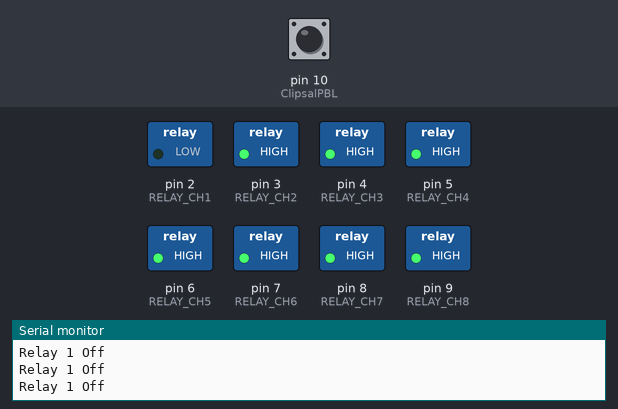
A sketch run on a simulated Arduino Uno, built for the host (arithmetic inside an expression is 32-bit, double 64-bit). On the bench: switched loads named in the sketch (green lamp = pin HIGH), the last lines printed to the serial monitor. Dashed ring = blinking. The inputs (shaded band) are chosen by the test bench; at power-on: pin 10 (ClipsalPBL) LOW. WiFi joins after 1.5 s; servers stay silent unless stated.

Above: at 1.2 s.
1.3 s: pin 10 (ClipsalPBL) driven HIGH
At 2.0 s:
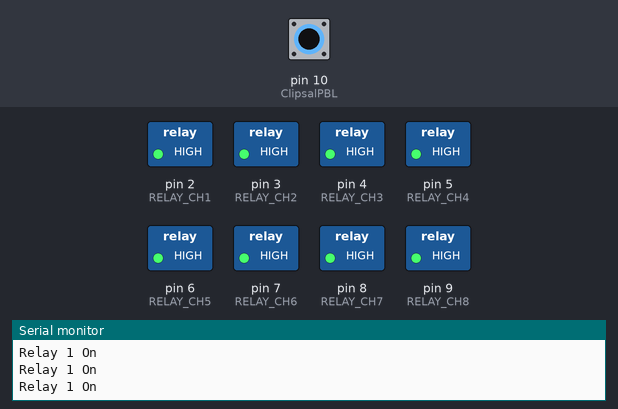
2.8 s: pin 10 (ClipsalPBL) driven LOW
At 4.2 s:
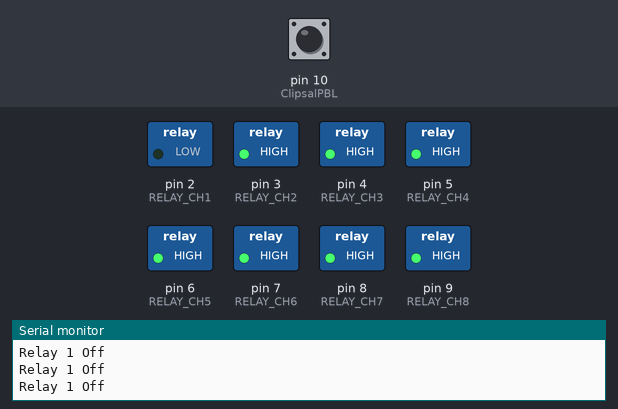
5.8 s: pin 10 (ClipsalPBL) pulsed HIGH 2 times (0.12 s each, 0.3 s apart)
At 5.91 s:
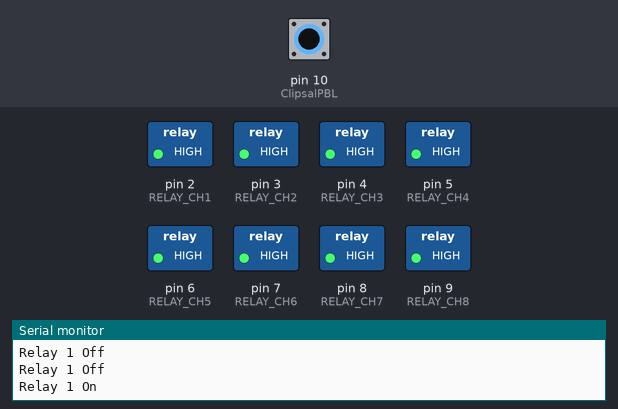
9.4 s: pin 10 (ClipsalPBL) pulsed HIGH 5 times (0.12 s each, 0.3 s apart)
At 11.0 s:
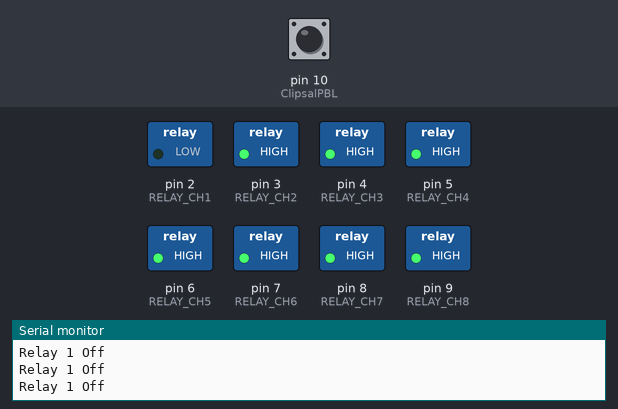
Timing chart, 0 to 12.5 s (numbered marks = the images above; inputs shaded):
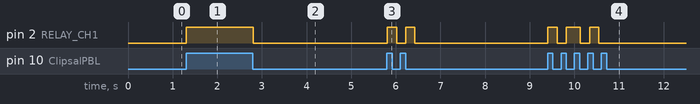

Measured:
- after the input at 1.3 s, pin 2 (RELAY_CH1): LOW → HIGH at once
- after the input at 2.8 s, pin 2 (RELAY_CH1): HIGH → LOW at once
- after the input at 5.8 s, pin 2 (RELAY_CH1): alternates HIGH for 0.21 s and LOW for 0.20 s, 4 changes in all, then stays LOW, starting at once
- after the input at 9.4 s, pin 2 (RELAY_CH1): goes HIGH 0.21 s, LOW 0.20 s, HIGH 0.31 s, LOW 0.21 s, HIGH 0.20 s, then LOW, starting at once

The sketch:

GarageDoorShed.ino
```cpp
//Switch - Clipsal
const int ClipsalPBL = 10;     // the number of the pushbutton pin
int buttonState = 0;
int VarHomvisionRollerShedDoor1 = 0;

#include <SPI.h>
#include <Ethernet.h>

// Enter a MAC address and IP address for your controller below.
// The IP address will be dependent on your local network:
byte mac[] = { 0xAE, 0xFE, 0xDE, 0xEF, 0xFD, 0xFD };


byte gateway[] = { 10, 0, 0, 1 }; //               <------- PUT YOUR ROUTERS IP Address to which your shield is connected Here
byte subnet[] = { 255, 255, 255, 0 }; //                <------- It will be as it is in most of the cases
IPAddress ip(10,0,0,49);

// Initialize the Ethernet server library
// with the IP address and port you want to use
// (port 80 is default for HTTP):
EthernetServer server(80);


#define RELAY_CH1  2
#define RELAY_CH2  3
#define RELAY_CH3  4
#define RELAY_CH4  5
#define RELAY_CH5  6
#define RELAY_CH6  7
#define RELAY_CH7  8
#define RELAY_CH8  9

String readString;

void setup() {

   // initialize the pushbutton pin as an input:
        pinMode(ClipsalPBL, INPUT);

        pinMode(RELAY_CH1, OUTPUT);
   digitalWrite(RELAY_CH1, HIGH);  // switch on LED1

        pinMode(RELAY_CH2, OUTPUT);
  digitalWrite(RELAY_CH2, HIGH);  // switch on LED2

        pinMode(RELAY_CH3, OUTPUT);
  digitalWrite(RELAY_CH3, HIGH);  // switch on LED3

        pinMode(RELAY_CH4, OUTPUT);
  digitalWrite(RELAY_CH4, HIGH);  // switch on LED4

        pinMode(RELAY_CH5, OUTPUT);
  digitalWrite(RELAY_CH5, HIGH);  // switch on LED5

        pinMode(RELAY_CH6, OUTPUT);
  digitalWrite(RELAY_CH6, HIGH);  // switch on LED6

        pinMode(RELAY_CH7, OUTPUT);
  digitalWrite(RELAY_CH7, HIGH);  // switch on LED7

        pinMode(RELAY_CH8, OUTPUT);
  digitalWrite(RELAY_CH8, HIGH);  // switch on LED8


 // Open serial communications and wait for port to open:
  Serial.begin(9600);
   while (!Serial) {
    ; // wait for serial port to connect. Needed for Leonardo only
  }


  // start the Ethernet connection and the server:
  Ethernet.begin(mac, ip);

  server.begin();
  Serial.print("HTTP Server has started and is running on IPV4 : ");
  Serial.println(Ethernet.localIP());

}


void loop() {
  // read the state of the pushbutton value:
  buttonState = digitalRead(ClipsalPBL);

  // check if the pushbutton is pressed. If it is, the buttonState is HIGH:
  if (buttonState == HIGH) {
     digitalWrite(RELAY_CH1, HIGH);    // set pin 4 high
     Serial.println("Relay 1 On");
       if (VarHomvisionRollerShedDoor1 == 0){
                HomvisionRollerShedDoor1();
                VarHomvisionRollerShedDoor1 = 1;
        }
  } else {
     digitalWrite(RELAY_CH1, LOW);    // set pin 4 high
     Serial.println("Relay 1 Off");
       if (VarHomvisionRollerShedDoor1 == 1){
                HomvisionRollerShedDoor2();
                VarHomvisionRollerShedDoor1 = 0;
        }
  }


  // listen for incoming clients
  EthernetClient client = server.available();

  if (client) {
    Serial.println("new client");
    // an http request ends with a blank line
    boolean currentLineIsBlank = true;
    while (client.connected()) {

      if (client.available()) {

        char c = client.read();

        if (readString.length() < 100) {
          //store characters to string
          readString += c;      //Serial.print(c);
        }

        Serial.write(c);
        // if you've gotten to the end of the line (received a newline
        // character) and the line is blank, the http request has ended,
        // so you can send a reply

        if (c == '\n' && currentLineIsBlank) {
          // send a standard http response header
          client.println("HTTP/1.1 200 OK");
          client.println("Content-Type: text/html");
          //client.println("Connection: close");  // the connection will be closed after completion of the response
          //client.println("Refresh: 20");  // refresh the page automatically every 5 sec


          // control arduino pin via ethernet Start //

        if(readString.indexOf("?relay1off") >0)//checks for on
        {
            digitalWrite(RELAY_CH1, HIGH);    // set pin 4 high
            Serial.println("Relay 1 On");
          }
        else{
          if(readString.indexOf("?relay1on") >0)//checks for off
          {
            digitalWrite(RELAY_CH1, LOW);    // set pin 4 low
            Serial.println("Relay 1 Off");
          }
        }


        // INPUT


          // output the value of each analog input pin
          //for (int analogChannel = 0; analogChannel < 6; analogChannel++) {
          //  int sensorReading = analogRead(analogChannel);
          //  client.print("analog input ");
          //  client.print(analogChannel);
          //  client.print(" is ");
          //  client.print(sensorReading);
          //  client.println("<br />");
          //}

           readString="";
           client.println("</body>");
           client.println("</html>");

          break;
        }// if ( c == \n )


        if (c == '\n') {
          // you're starting a new line
          currentLineIsBlank = true;
        }
        else if (c != '\r') {
          // you've gotten a character on the current line
          currentLineIsBlank = false;
        }

      }
    }

    // give the web browser time to receive the data
    delay(1);
    //client.println("<meta http-equiv=\"refresh\" content=\"10;url=http://192.168.0.199/\"/>" );

    // close the connection:
    client.stop();
    Serial.println("client disonnected");

  }//if(Client)

}//Loop


void HomvisionRollerShedDoor1(){
  IPAddress server(10,0,0,202);
  EthernetClient client2;
  if(client2.connect(server,11080)) {
    client2.println("GET /?var+44+%3D=111");
    client2.println(" HTTP/1.0");
    client2.println("User-Agent: Arduino 1.0");
    client2.println();
    Serial.println("Connect ok");
  }
  client2.stop();
  client2.flush();
}


void HomvisionRollerShedDoor2(){
  IPAddress server(10,0,0,202);
  EthernetClient client2;
  if(client2.connect(server,11080)) {
    client2.println("GET /?var+44+%3D=222");
    client2.println(" HTTP/1.0");
    client2.println("User-Agent: Arduino 1.0");
    client2.println();
    Serial.println("Connect ok");
  }
  client2.stop();
  client2.flush();
}
```
